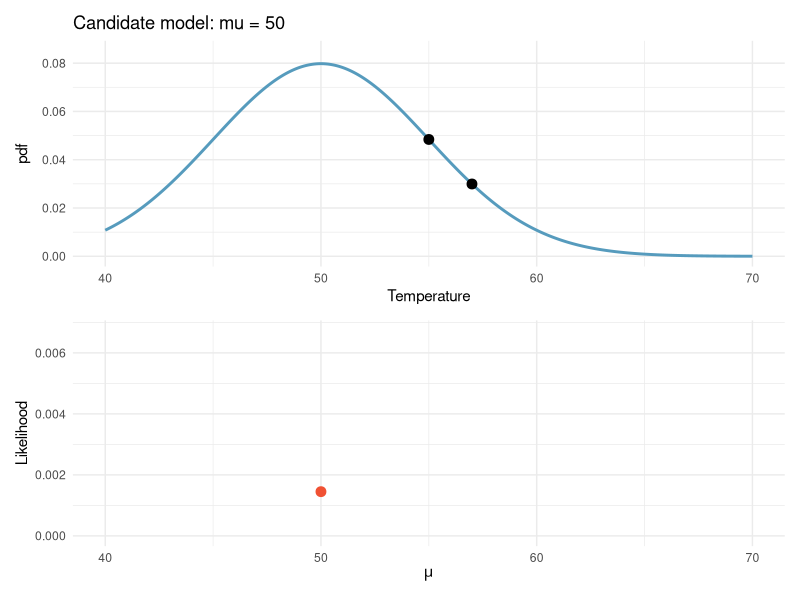
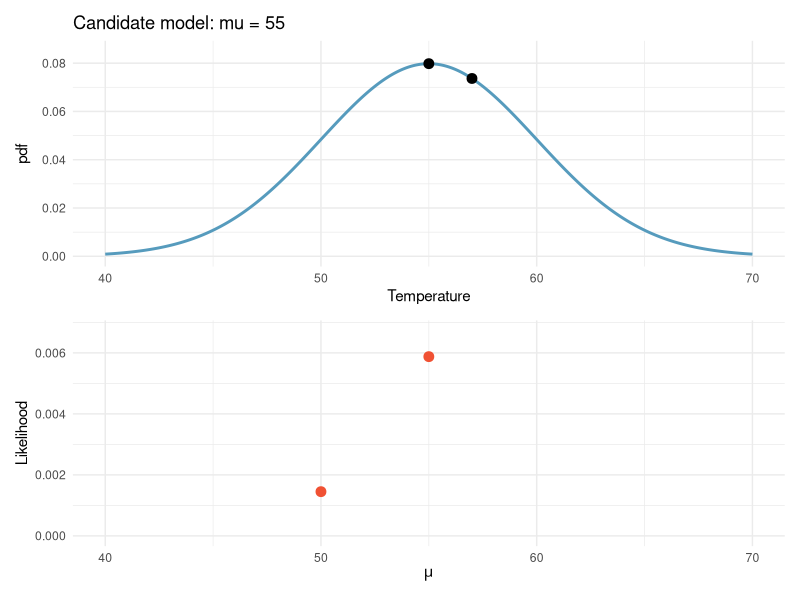
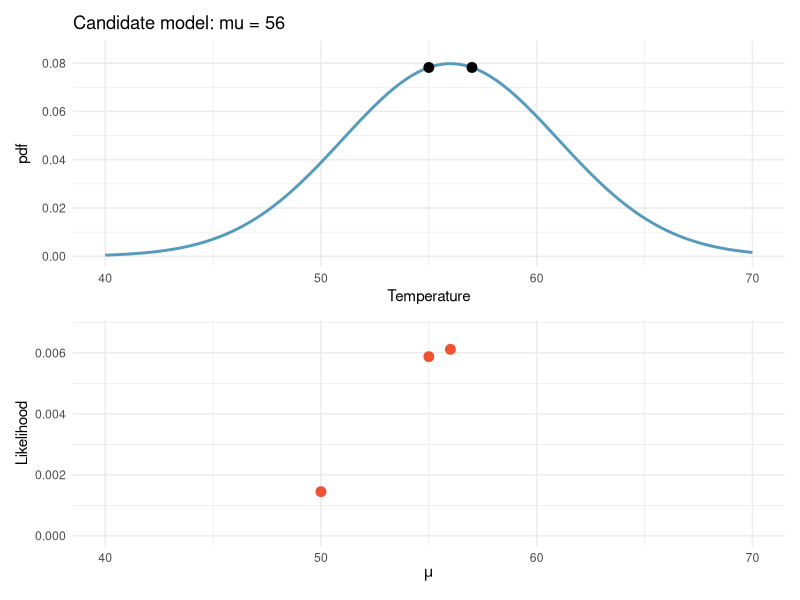
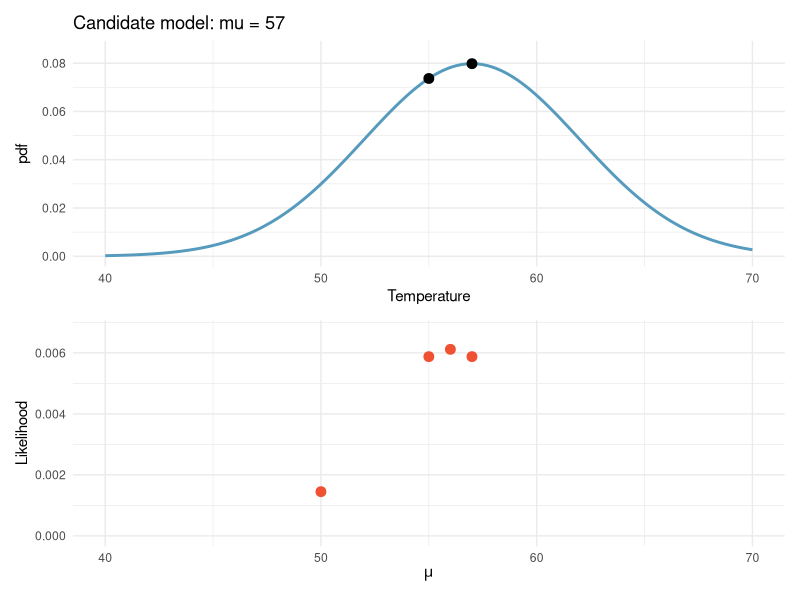
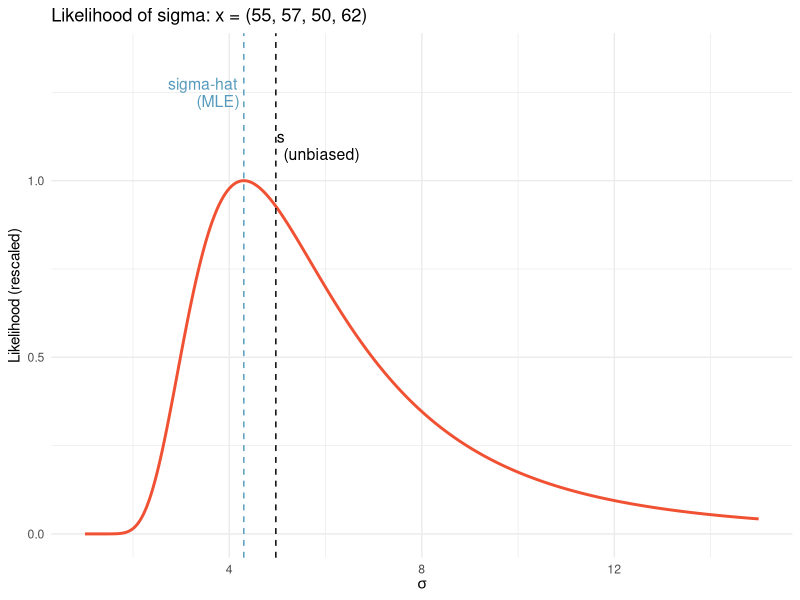
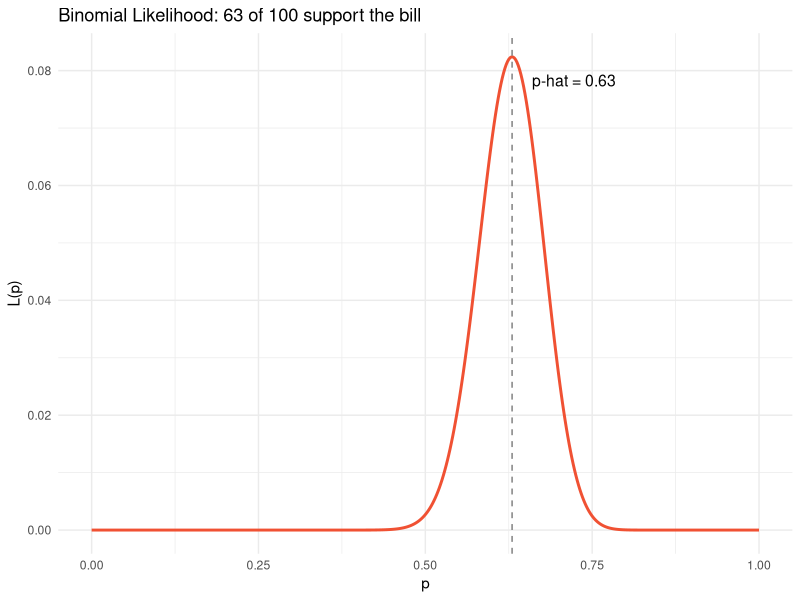
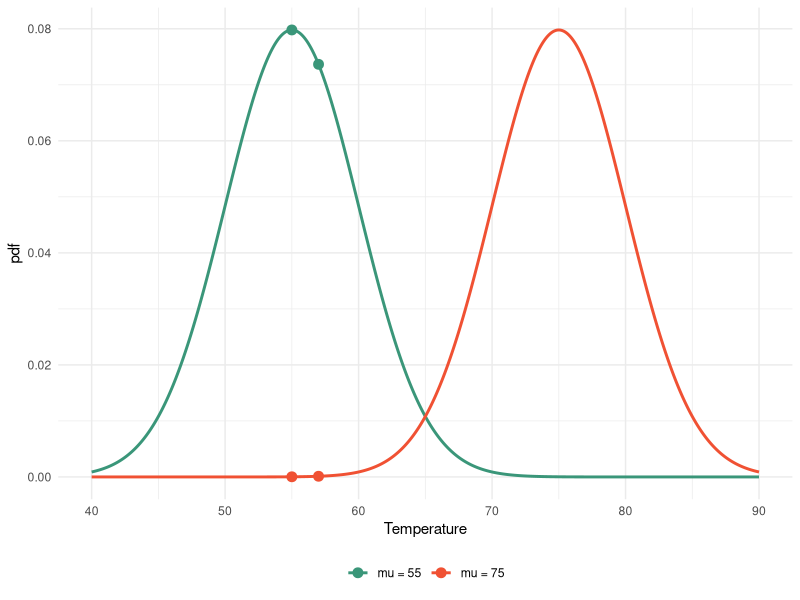
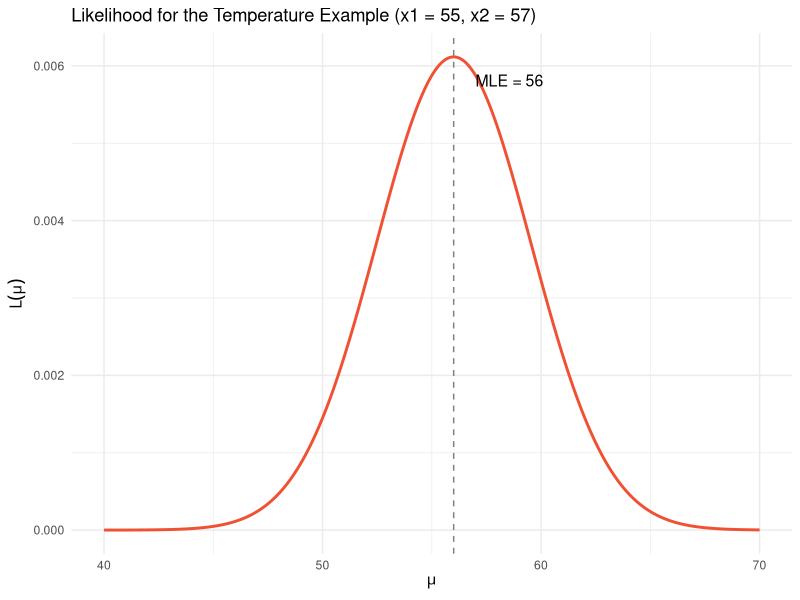

Source code (R) for these figures, in order:
# MA 213 -- Lecture 32 Figures
# Likelihood, MLE, and estimator properties

library(tidyverse)
library(patchwork)

set.seed(213)

####################################################################
# Figure 0: Building the likelihood curve point by point
# (top: pdf for the candidate mu, with the two data points marked;
#  bottom: the likelihood scatter accumulating one point per candidate)
####################################################################

sigma0 <- 5
x1_0 <- 55; x2_0 <- 57
temp_grid <- seq(40, 70, length.out = 500)
candidates <- c(50, 55, 56, 57)
L_all <- dnorm(x1_0, candidates, sigma0) * dnorm(x2_0, candidates, sigma0)
L_max <- max(dnorm(x1_0, temp_grid, sigma0) * dnorm(x2_0, temp_grid, sigma0))

for (i in seq_along(candidates)) {
  mu_i <- candidates[i]

  pdf_df <- tibble(x = temp_grid, density = dnorm(temp_grid, mu_i, sigma0))
  points_df <- tibble(x = c(x1_0, x2_0), density = dnorm(c(x1_0, x2_0), mu_i, sigma0))

  p_top <- ggplot(pdf_df, aes(x = x, y = density)) +
    geom_line(linewidth = 1, color = "#569BBD") +
    geom_point(data = points_df, size = 3, color = "black") +
    coord_cartesian(xlim = c(40, 70), ylim = c(0, 0.085)) +
    labs(x = "Temperature", y = "pdf", title = sprintf("Candidate model: mu = %d", mu_i)) +
    theme_minimal()

  like_df <- tibble(mu = candidates[1:i], L = L_all[1:i])

  p_bottom <- ggplot(like_df, aes(x = mu, y = L)) +
    geom_point(size = 3, color = "#F05133") +
    coord_cartesian(xlim = c(40, 70), ylim = c(0, L_max * 1.1)) +
    labs(x = expression(mu), y = "Likelihood") +
    theme_minimal()

  combined <- p_top / p_bottom
  ggsave(sprintf("figures/likelihood_buildup_%d.pdf", i), combined, width = 5.5, height = 4.2)
}

####################################################################
# Figure 0b: Likelihood of sigma -- MLE (biased) vs. bias-corrected s
####################################################################

x_var <- c(55, 57, 50, 62)
n_var <- length(x_var)
xbar_var <- mean(x_var)
ss_var <- sum((x_var - xbar_var)^2)
sigma_mle <- sqrt(ss_var / n_var)
s_corrected <- sqrt(ss_var / (n_var - 1))

sigma_grid <- seq(1, 15, length.out = 500)
loglik_sigma <- sapply(sigma_grid, function(s) sum(dnorm(x_var, xbar_var, s, log = TRUE)))
lik_sigma <- exp(loglik_sigma - max(loglik_sigma))  # normalize for display

p_sigma <- ggplot(tibble(sigma = sigma_grid, L = lik_sigma), aes(x = sigma, y = L)) +
  geom_line(linewidth = 1, color = "#F05133") +
  geom_vline(xintercept = sigma_mle, linetype = "dashed", color = "#569BBD") +
  geom_vline(xintercept = s_corrected, linetype = "dashed", color = "black") +
  annotate("text", x = sigma_mle, y = 1.25, label = "sigma-hat\n(MLE)", color = "#569BBD",
           hjust = 1.1, size = 4, lineheight = 0.9) +
  annotate("text", x = s_corrected, y = 1.1, label = "s\n(unbiased)", color = "black",
           hjust = -0.1, size = 4, lineheight = 0.9) +
  coord_cartesian(ylim = c(0, 1.35)) +
  labs(x = expression(sigma), y = "Likelihood (rescaled)",
       title = "Likelihood of sigma: x = (55, 57, 50, 62)") +
  theme_minimal()
ggsave("figures/likelihood_sigma_bias.pdf", p_sigma, width = 6.5, height = 3.75)

####################################################################
# Figure 0c: Likelihood curve for the binomial voter example (n=100, x=63)
####################################################################

n_vote <- 100; x_vote <- 63
p_grid <- seq(0, 1, length.out = 500)
lik_p <- dbinom(x_vote, n_vote, p_grid)
phat_vote <- x_vote / n_vote

p_binom <- ggplot(tibble(p = p_grid, L = lik_p), aes(x = p, y = L)) +
  geom_line(linewidth = 1, color = "#F05133") +
  geom_vline(xintercept = phat_vote, linetype = "dashed", color = "gray50") +
  annotate("text", x = phat_vote + 0.03, y = max(lik_p) * 0.95,
           label = sprintf("p-hat = %.2f", phat_vote), hjust = 0, size = 4) +
  labs(x = "p", y = "L(p)", title = "Binomial Likelihood: 63 of 100 support the bill") +
  theme_minimal()
ggsave("figures/likelihood_binomial_voters.pdf", p_binom, width = 6.5, height = 3.75)

####################################################################
# Figure 0d: Two candidate models overlaid, with data points marked
####################################################################

temp_grid2 <- seq(40, 90, length.out = 500)
x1_two <- 55; x2_two <- 57
two_model_curves <- bind_rows(
  tibble(x = temp_grid2, density = dnorm(temp_grid2, 55, 5), Model = "mu = 55"),
  tibble(x = temp_grid2, density = dnorm(temp_grid2, 75, 5), Model = "mu = 75")
)
two_model_points <- bind_rows(
  tibble(x = c(x1_two, x2_two), density = dnorm(c(x1_two, x2_two), 55, 5), Model = "mu = 55"),
  tibble(x = c(x1_two, x2_two), density = dnorm(c(x1_two, x2_two), 75, 5), Model = "mu = 75")
)
two_model_curves$Model <- factor(two_model_curves$Model, levels = c("mu = 55", "mu = 75"))
two_model_points$Model <- factor(two_model_points$Model, levels = c("mu = 55", "mu = 75"))

p_two_models <- ggplot(two_model_curves, aes(x = x, y = density, color = Model)) +
  geom_line(linewidth = 1) +
  geom_point(data = two_model_points, size = 3) +
  scale_color_manual(values = c("mu = 55" = "#3A9679", "mu = 75" = "#F05133")) +
  labs(x = "Temperature", y = "pdf") +
  theme_minimal() +
  theme(legend.position = "bottom", legend.title = element_blank())
ggsave("figures/two_candidate_models.pdf", p_two_models, width = 6.5, height = 3.75)

####################################################################
# Figure 1: Likelihood curve for the temperature example
####################################################################

mu_grid <- seq(40, 70, length.out = 500)
sigma <- 5
x1 <- 55; x2 <- 57
likelihood <- dnorm(x1, mu_grid, sigma) * dnorm(x2, mu_grid, sigma)
mle_mu <- (x1 + x2) / 2

p_like <- ggplot(tibble(mu = mu_grid, L = likelihood), aes(x = mu, y = L)) +
  geom_line(linewidth = 1, color = "#F05133") +
  geom_vline(xintercept = mle_mu, linetype = "dashed", color = "gray50") +
  annotate("text", x = mle_mu + 1, y = max(likelihood) * 0.95,
           label = sprintf("MLE = %.0f", mle_mu), hjust = 0, size = 4) +
  labs(x = expression(mu), y = expression(L(mu)),
       title = "Likelihood for the Temperature Example (x1 = 55, x2 = 57)") +
  theme_minimal()
ggsave("figures/likelihood_curve.pdf", p_like, width = 6.5, height = 3.75)

####################################################################
# Figure 2: Bias/variance target diagram
####################################################################

make_target_points <- function(center_x, center_y, spread, n = 9) {
  tibble(
    x = center_x + rnorm(n, 0, spread),
    y = center_y + rnorm(n, 0, spread)
  )
}

bullseye <- expand_grid(panel = c("High bias, low variability", "Low bias, high variability",
                                   "High bias, high variability", "Low bias, low variability"))

panels <- list(
  "High bias, low variability"  = make_target_points(0.6, 0.6, 0.06),
  "Low bias, high variability"  = make_target_points(0, 0, 0.35),
  "High bias, high variability" = make_target_points(0.65, 0.55, 0.3),
  "Low bias, low variability"   = make_target_points(0, 0, 0.06)
)

points_data <- bind_rows(panels, .id = "panel") |>
  mutate(panel = factor(panel, levels = c("High bias, low variability", "Low bias, high variability",
                                           "High bias, high variability", "Low bias, low variability")))

circle_df <- function(r) {
  theta <- seq(0, 2 * pi, length.out = 200)
  tibble(x = r * cos(theta), y = r * sin(theta), r = r)
}
rings <- bind_rows(lapply(c(0.3, 0.6, 0.9), circle_df))

p_target <- ggplot() +
  geom_path(data = rings, aes(x = x, y = y, group = r), color = "#569BBD", linewidth = 0.6) +
  geom_point(data = points_data, aes(x = x, y = y), size = 2, color = "black") +
  coord_fixed(xlim = c(-1, 1), ylim = c(-1, 1)) +
  facet_wrap(~panel, ncol = 4) +
  labs(x = NULL, y = NULL) +
  theme_minimal() +
  theme(axis.text = element_blank(), axis.ticks = element_blank(),
        panel.grid = element_blank(), strip.text = element_text(face = "bold", size = 9))
ggsave("figures/bias_variance_target.pdf", p_target, width = 10, height = 3)

####################################################################
# Figure 3: Sampling distribution of the mean vs. the median
# 11 iid Uniform(0,1) observations, mirroring the original MA213 example
####################################################################

n <- 11
K <- 10000
sim_mean <- replicate(K, mean(runif(n)))
sim_median <- replicate(K, median(runif(n)))

sim_data <- bind_rows(
  tibble(estimate = sim_mean, Statistic = "Sample mean"),
  tibble(estimate = sim_median, Statistic = "Sample median")
)
sim_data$Statistic <- factor(sim_data$Statistic, levels = c("Sample mean", "Sample median"))

se_summary <- sim_data |> group_by(Statistic) |> summarize(se = sd(estimate))

p_meanmed <- ggplot(sim_data, aes(x = estimate, fill = Statistic)) +
  geom_histogram(aes(y = after_stat(density)), bins = 40, alpha = 0.6, position = "identity") +
  scale_fill_manual(values = c("Sample mean" = "#569BBD", "Sample median" = "#F05133")) +
  labs(x = "Estimate", y = "Density",
       subtitle = sprintf("SE(mean) = %.3f    SE(median) = %.3f", se_summary$se[1], se_summary$se[2])) +
  theme_minimal() +
  theme(legend.position = "bottom")
ggsave("figures/mean_vs_median.pdf", p_meanmed, width = 7, height = 3)

cat("Figures saved to figures/\n")
